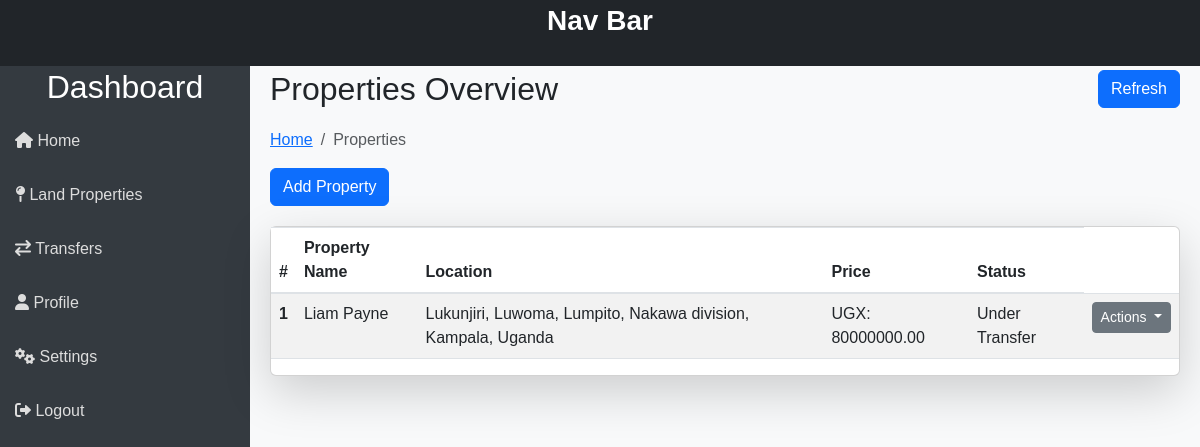
Before: /properties/ (signed in) with the older database file.
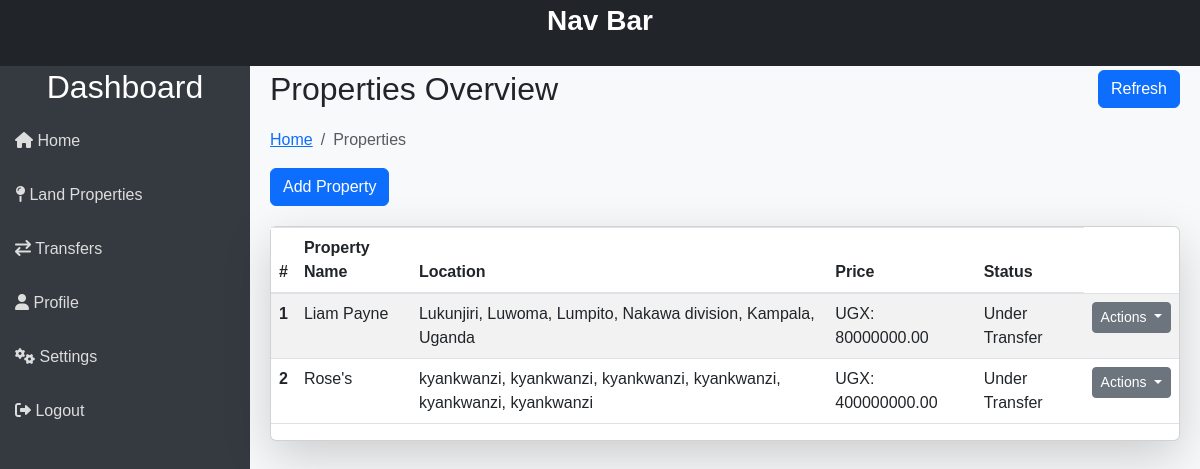
After: the same page with the newer database file.
### properties/models.py (models this page shows, shortened)
class LandProperty(models.Model):
    name = models.CharField(max_length=255)
    PID = models.CharField(max_length=255, null=True)
    owner = models.ForeignKey(User, on_delete=models.CASCADE, related_name='properties')
    location = models.OneToOneField(Location, on_delete=models.SET_NULL, null=True)
    size = models.DecimalField(max_digits=10, decimal_places=2) # Area In Acres
    valuation = models.DecimalField(max_digits=15, decimal_places=2)
    status = models.IntegerField(default=1) # 0 Deleted, 1 Available, 2 Under Transfer
    added_by = models.ForeignKey(User, on_delete=models.CASCADE, related_name='added_properties')
    created_at = models.DateTimeField(auto_now_add=True)
    updated_at = models.DateTimeField(auto_now=True)

class Location(models.Model):
    village = models.CharField(max_length=255)
    parish = models.CharField(max_length=255)
    sub_county = models.CharField(max_length=255)
    county = models.CharField(max_length=255)
    district = models.CharField(max_length=255)
    country = models.CharField(max_length=255)
    status = models.IntegerField(default=1) # 0 Deleted, 1 Active
    created_at = models.DateTimeField(auto_now_add=True)
    updated_at = models.DateTimeField(auto_now=True)
    def __str__(self):
        return f"{self.village}, {self.parish}, {self.sub_county}, {self.county}, {self.district}, {self.country}"

### properties/views.py (the view)
# urls.py: path('', views.index, name='audits'),
def index(request):
    properties = LandProperty.objects.filter(owner=request.user)
    context = {
        'properties': properties
    }
    return render(request, 'properties/index.html', context)

### properties/templates/properties/index.html (shortened to what this page needs)
{% extends "templates/index.html" %}
{% block content %}
<div class="main-content">
    <div class="header">
        <h2>Properties Overview</h2>
        <button
            class="btn btn-primary"
            onclick="this.innerText='Loading...'; location.reload();"
        >
            Refresh
        </button>
    </div>
    <nav aria-label="breadcrumb">
        <ol class="breadcrumb">
            <li class="breadcrumb-item"><a href="{% url 'dashboard' %}">Home</a></li>
            <li class="breadcrumb-item active" aria-current="page">Properties</li>
        </ol>
    </nav>
    <a href="{% url 'add_property' %}">
        <button class="btn btn-primary d-flex align-items-center">
             Add Property
        </button>
    </a>
    <div class="card bg-white shadow-lg">
        <table class="table table-striped">
            <thead>
                <tr>
                    <th scope="col">#</th>
                    <th scope="col">Property Name</th>
                    <th scope="col">Location</th>
                    <th scope="col">Price</th>
                    <th scope="col">Status</th>
                </tr>
            </thead>
            <tbody>
                {% for property in properties %}
                <tr>
                    <th scope="row">{{ forloop.counter }}</th>
                    <td>{{ property.name }}</td>
                    <td>{{ property.location }}</td>
                    <td>UGX: {{ property.valuation }}</td>
                    <td>
                        {% if property.status == 1 %}
                            Available
                        {% elif property.status == 2 %}
                            Under Transfer
                        {% else %}
                            Unknown Status
                        {% endif %}
                    </td>
                    <td>
                        <div class="dropdown">
                            <button class="btn btn-secondary btn-sm dropdown-toggle" type="button" id="actionDropdown{{ forloop.counter }}" data-bs-toggle="dropdown" aria-expanded="false">
                                Actions
                            </button>
                        </div>
                    </td>
                </tr>
                {% empty %}
                <tr>
                    <td colspan="6" class="text-center">No properties available.</td>
                </tr>
                {% endfor %}
            </tbody>
        </table>
    </div>
</div>
{% endblock %}

### templates/index.html (shortened to what this page needs)
<!DOCTYPE html>
<html lang="en">
    <head>
        <link
            rel="stylesheet"
            href="https://cdnjs.cloudflare.com/ajax/libs/font-awesome/6.0.0-beta3/css/all.min.css"
        />
        <link
            rel="stylesheet"
            href="https://stackpath.bootstrapcdn.com/bootstrap/4.5.2/css/bootstrap.min.css"
        />
        <link href="https://cdn.jsdelivr.net/npm/bootstrap@5.3.0/dist/css/bootstrap.min.css" rel="stylesheet">
    </head>
    <body>
        <div class="sidebar">
            <h2 class="mt-5 text-center">Dashboard</h2>
            <a href="{% url 'dashboard' %}"><i class="fas fa-home"></i> Home</a>
            <a href="{% url "properties" %}"><i class="fas fa-map-pin"></i> Land Properties</a>
            <a href="{% url "transfers" %}"><i class="fas fa-exchange"></i> Transfers</a>
            <a href="{% url "profile" %}"><i class="fas fa-user"></i> Profile</a>
            <a href="{% url "settings" %}"><i class="fas fa-cogs"></i> Settings</a>
            <a href="{% url "logout" %}"><i class="fas fa-sign-out-alt"></i> Logout</a>
        </div>
        <div style="z-index: 100; height: fit-content; width: 100vw; position: absolute;" class="pb-4 bg-dark text-white text-center fs-3 fw-bold">Nav Bar</div>
        {% block content %}
        {% endblock %}
    </body>
</html>

### templates/index.html (style rules this page uses)
body { display: flex; min-height: 100vh; font-family: Arial, sans-serif; }
.sidebar { width: 250px; background-color: #343a40; color: #fff; position: fixed; top: 0; left: 0; height: 100%; padding-top: 20px; }
.sidebar a { color: #ddd; display: block; padding: 15px; text-decoration: none; }
.main-content { margin-top: 50px; margin-left: 250px; padding: 20px; flex: 1; background-color: #f8f9fa; }
.header { display: flex; align-items: center; justify-content: space-between; margin-bottom: 20px; }
.header h2 { margin: 0; }
.card { margin: 20px 0; }

Changed rows visible on the page:
added LandProperty: name "Rose's", location "kyankwanzi, kyankwanzi, kyankwanzi, kyankwanzi, kyankwanzi, kyankwanzi", valuation "400000000.00", status "Under Transfer"
